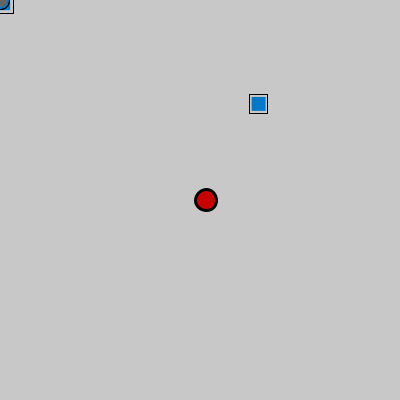
Frame 1 (no input)
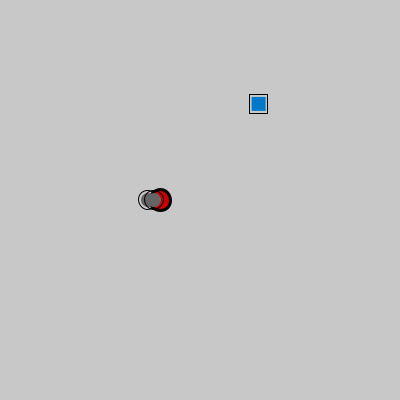
Frame 60 (the mouse pressed at the canvas centre just before this capture)
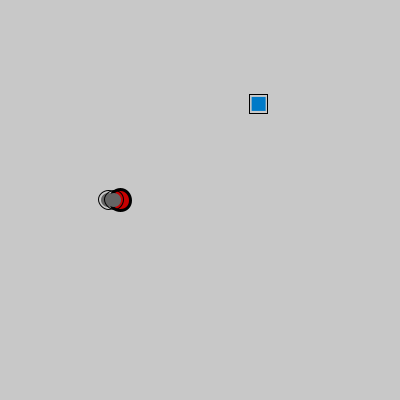
Frame 120 (the mouse held since frame 60 and released just before this capture)

The Processing sketch that drew these frames (run headless with seeded random() and noise(); from frame 60 on, the mouse is pressed at the canvas centre):

// Processing sketch: processing_16437
// ── processing_16437.pde

/* 
 [][][][][][][][][][][][][][][]Snake5 
 use W/S/A/D to control your snake 
 vinjn.z@gmail.com 
 */

float s = 6;//default moving speed of snake 
float r = 14;//the size 
ArrayList snake = new ArrayList(); 
PVector food = new PVector(); 
PVector vel = new PVector(s,0); 
PVector prev_food = null;
float FADE_MAX = 30.0;
int fade_count = (int)FADE_MAX;

void newFood() 
{ 
  prev_food = food;
  food = new PVector(random(width), random(height));
} 

void draw_food(PVector pos, float rad)
{
    fill(color(0,122,200));
    noStroke(); 
    rect(pos.x, pos.y, rad,rad); 
    noFill();
    stroke(0);
    strokeWeight(1); 
    rect(pos.x, pos.y, rad*1.3,rad*1.3);
}
    
void setup() 
{ 
  //some boring setup 
  size(400, 400); 
  smooth(); 
  frameRate(30); 
  rectMode(CENTER); 

  snake.add(new PVector(width/2, height/2));//the first one is the HEAD 
  snake.add(new PVector());//body 1 
  snake.add(new PVector());//body 2 
  newFood();
} 

void draw() 
{ 
  background(200); 

  if (prev_food != null)
  {
    fade_count --;
    float fade_r = r*1.5f/FADE_MAX*fade_count;
    draw_food(prev_food,fade_r);
    if (fade_count < FADE_MAX*0.4)
    {
      prev_food = null;
      fade_count = (int)FADE_MAX;
    } 
  }

  //keyboard w/s/a/d
  if (keyPressed)
  {
    if (vel.x == 0) 
    { 
      if (key == 'a') 
        vel = new PVector(-s,0); 
      else if (key == 'd') 
        vel = new PVector(s,0);
    } 
    if (vel.y == 0) 
    { 
      if (key == 'w') 
        vel = new PVector(0,-s); 
      else if (key == 's') 
        vel = new PVector(0,s);
    }
  }

  //[update & draw snake's head] 
  PVector head = (PVector)snake.get(0); 
  head.add(vel); 
  if (head.x > width) head.x -= width; 
  else if (head.x < 0) head.x += width; 
  if (head.y > height) head.y -= height; 
  else if (head.y < 0) head.y += height; 

  fill(color(200,0,0));
  stroke(0);
  strokeWeight(3); 
  ellipse(head.x, head.y, r*1.5,r*1.5); 

  //[update & draw snake's bodies] 
  for (int i=snake.size()-1;i>0;i--) 
  { 
    PVector cur = (PVector)snake.get(i); 
    fill(color(100));
    noStroke(); 
    ellipse(cur.x, cur.y, r,r); 
    noFill();
    stroke(0);
    strokeWeight(1); 
    ellipse(cur.x, cur.y, r*1.3,r*1.3); 

    //make latter ones follow previous ones 
    PVector prev = (PVector)snake.get(i-1); 
    cur.x = prev.x; 
    cur.y = prev.y;
  } 
  if (head.dist(food) < r)//if near enough, EAT the food 
  { 
    snake.add(new PVector(head.x, head.y));//Yummy!! 
    newFood();//giv me more food!!
  } 
  else 
  {//just draw the food 
    draw_food(food, r);
  }
}
                
